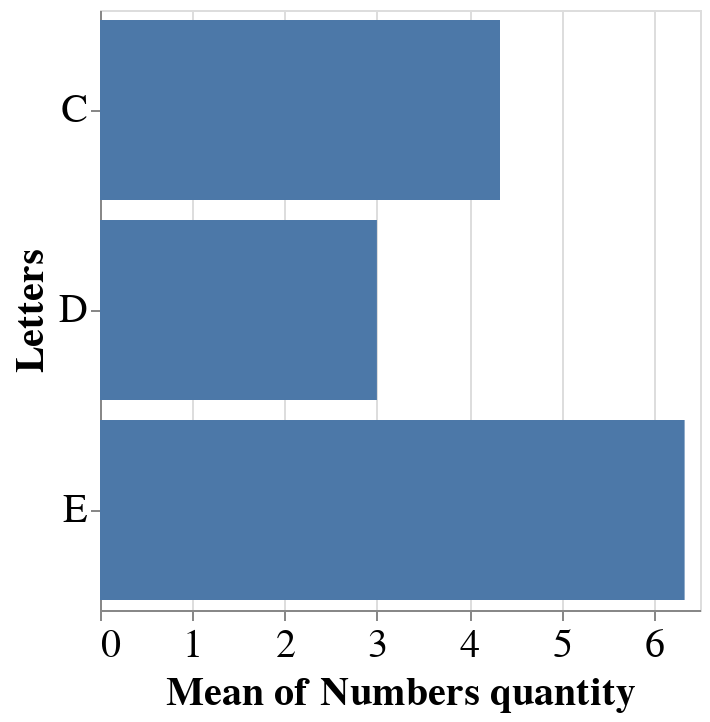

The cell this chart's notebook holds for it:
### Markdown cell above
To speed the process of data exploration, Altair (via Vega-Lite) makes some choices about default properties of the visualization.
Altair also provides an API to customize the look of the visualization. For example, we can use the `X` object we saw above to override the default x-axis title:

### Code cell
alt.Chart(data).mark_bar().encode(
    alt.Y('Letters:N'),
    alt.X('mean(Numbers):Q', axis=alt.Axis(title='Mean of Numbers quantity'))
)

### Figure 1 — Vega-Lite specification as saved in the notebook (floating-point values rounded to 4 significant figures)
{"height": 300, "config": {"style": {"circle": {"size": 400}, "point": {"size": 400}, "square": {"size": 400}}, "legend": {"symbolSize": 20, "titleFontSize": 20, "labelFontSize": 20}, "axis": {"titleFontSize": 20, "labelFontSize": 20}}, "data": {"name": "data-e1f27bdda7bfd6fed066714f7c229752"}, "mark": "bar", "encoding": {"x": {"type": "quantitative", "aggregate": "mean", "axis": {"title": "Mean of Numbers quantity"}, "field": "Numbers"}, "y": {"type": "nominal", "field": "Letters"}}, "$schema": "https://vega.github.io/schema/vega-lite/v4.0.2.json", "datasets": {"data-e1f27bdda7bfd6fed066714f7c229752": [{"Letters": "C", "Numbers": 2}, {"Letters": "C", "Numbers": 7}, {"Letters": "C", "Numbers": 4}, {"Letters": "D", "Numbers": 1}, {"Letters": "D", "Numbers": 2}, {"Letters": "D", "Numbers": 6}, {"Letters": "E", "Numbers": 8}, {"Letters": "E", "Numbers": 4}, {"Letters": "E", "Numbers": 7}]}}
